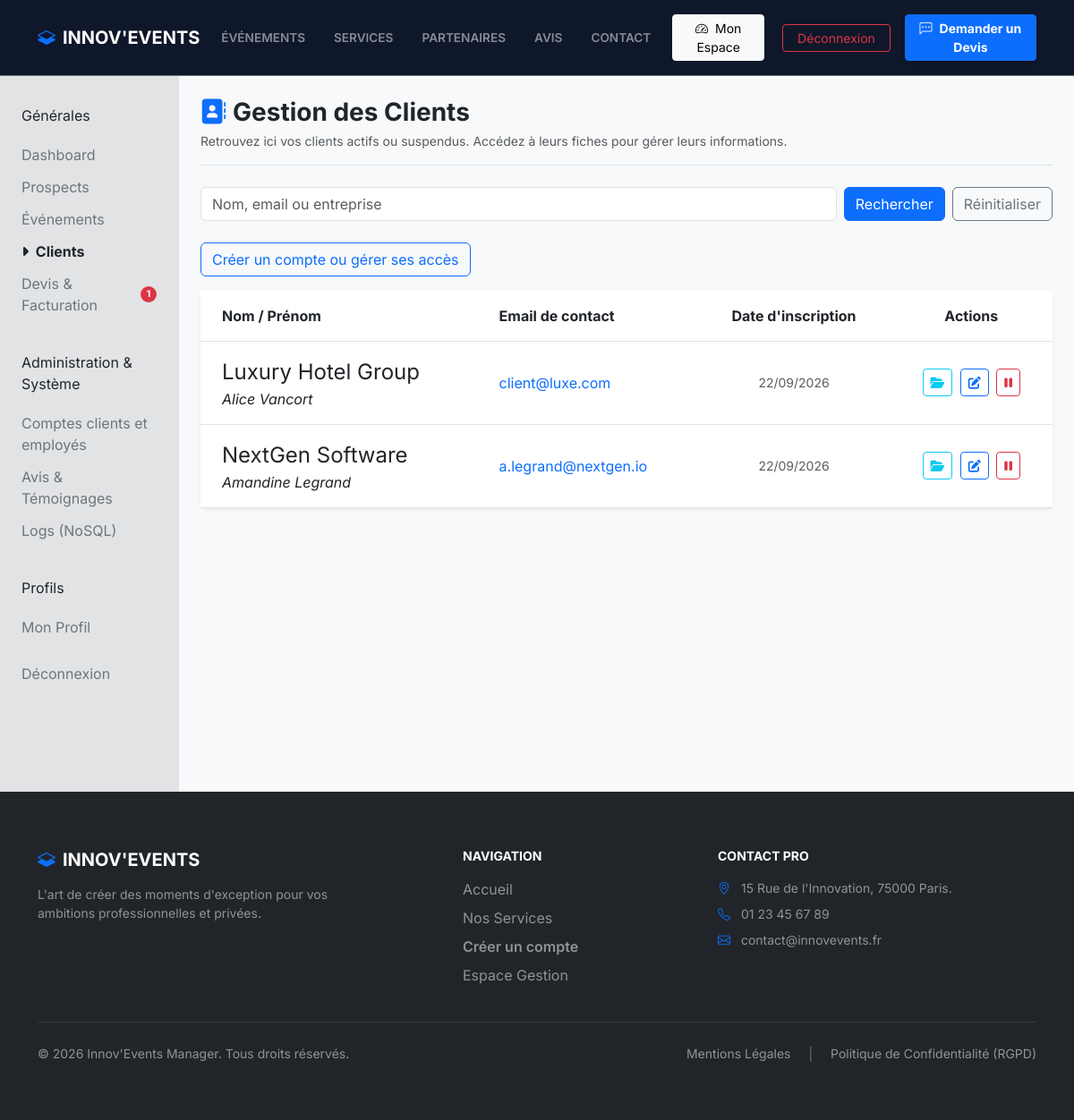
The page /index.php?action=admin_clients (signed in) on the database its author committed.
### tables this page shows
CREATE TABLE users (
id INT AUTO_INCREMENT PRIMARY KEY,
company_id INT NULL,
email VARCHAR(255) NOT NULL UNIQUE,
password VARCHAR(255) NOT NULL,
must_change_password TINYINT(1) NOT NULL DEFAULT 0,
firstname VARCHAR(100) NOT NULL,
lastname VARCHAR(100) NOT NULL,
role VARCHAR(50) NOT NULL DEFAULT 'CLIENT',
is_deleted TINYINT(1) NOT NULL DEFAULT 0,
created_at TIMESTAMP DEFAULT CURRENT_TIMESTAMP,
CONSTRAINT fk_users_company
FOREIGN KEY (company_id) REFERENCES companies(id)
ON DELETE CASCADE ON UPDATE CASCADE
);

CREATE TABLE companies (
id INT AUTO_INCREMENT PRIMARY KEY,
name VARCHAR(255) NOT NULL,
siren VARCHAR(9) NULL,
address VARCHAR(255) NULL,
postal_code VARCHAR(10) NULL,
city VARCHAR(100) NULL,
created_at TIMESTAMP DEFAULT CURRENT_TIMESTAMP,
updated_at TIMESTAMP DEFAULT CURRENT_TIMESTAMP ON UPDATE CURRENT_TIMESTAMP
);

### src/controllers/AdminClientController.php (called while the page is built, shortened)
<?php
require_once __DIR__ . '/../models/sql/User.php';
class AdminClientController extends BaseController
{
    public function showClientsList(): void
    {
        $userModel = new User();
        $search = is_string($_GET['q'] ?? null) ? trim($_GET['q']) : '';
        $clients = $userModel->findAllClients($search, true);
        require __DIR__ . '/../views/partials/header.php';
        require __DIR__ . '/../views/admin/list_clients.php';
        require __DIR__ . '/../views/partials/footer.php';
    }
}

### src/config/Database.php (called while the page is built, shortened)
<?php
class Database {
    private static $instance = null;
    private function __construct() {
        $host    = 'db';
        $db      = 'innovevents_db';
        $user    = 'root';
        $pass    = 'root_password';
        $charset = 'utf8mb4';
        $dsn = "mysql:host=$host;dbname=$db;charset=$charset";
        try {
            $this->pdo = new PDO($dsn, $user, $pass, [
                PDO::ATTR_ERRMODE => PDO::ERRMODE_EXCEPTION,
                PDO::ATTR_DEFAULT_FETCH_MODE => PDO::FETCH_ASSOC,
                PDO::ATTR_EMULATE_PREPARES => false
            ]);
        } catch (\PDOException $e) {
            error_log("Database connection failure: " . $e->getMessage());
            die("Erreur de connexion à la base de données. Veuillez réessayer plus tard.");
        }
    }
    public static function getInstance() {
        if (self::$instance === null) {
            self::$instance = new Database();
        }
        return self::$instance->pdo;
    }
}

### src/models/sql/User.php (called while the page is built, shortened)
<?php
require_once __DIR__ . '/../../config/Database.php';
class User
{
    private $db;
    public function __construct()
    {
        $this->db = Database::getInstance();
    }
    public function findAllClients(string $search = '', bool $includeSuspended = false): array
    {
        try {
            $req = "
                SELECT u.*, c.name AS company_name
                FROM users u
                LEFT JOIN companies c ON u.company_id = c.id
                WHERE u.role = 'CLIENT'
                  AND (:include_suspended = 1 OR u.is_deleted = 0)
                  AND (CONCAT(u.firstname, ' ', u.lastname, ' ', u.email, ' ', COALESCE(c.name, '')) LIKE :search)
                ORDER BY u.created_at DESC
            ";
            $stmt = $this->db->prepare($req);
            $stmt->execute([':include_suspended' => (int)$includeSuspended, ':search' => '%' . $search . '%']);
            return $stmt->fetchAll(PDO::FETCH_ASSOC);
        } catch (\PDOException $e) {
            error_log("Erreur lors de la récupération des clients : " . $e->getMessage());
            return [];
        }
    }
}

### src/views/admin/list_clients.php (the view, shortened to what this page needs)
<div class="container-fluid bg-light min-vh-100">
    <div class="row">
        <?php require __DIR__ . '/../partials/sidebar.php'; ?>
        <main class="col-md-9 ms-sm-auto col-lg-10 px-md-4 py-4">
            <div class="d-flex justify-content-between align-items-center mb-4 border-bottom pb-3">
                <div>
                    <h1 class="h3 fw-bold text-dark mb-1">
                        <i class="fa-solid fa-address-book text-primary me-2" aria-hidden="true"></i>Gestion des Clients
                    </h1>
                    <p class="text-muted small mb-0">
                        Retrouvez ici vos clients actifs ou suspendus. Accédez à leurs fiches pour gérer leurs informations.
                    </p>
                </div>
            </div>
            <form method="get" action="index.php" class="d-flex gap-2 mb-4" role="search">
                <input type="search" name="q" id="client-search" class="form-control" placeholder="Nom, email ou entreprise" value="<?= htmlspecialchars($search, ENT_QUOTES, 'UTF-8') ?>">
                <button class="btn btn-primary" type="submit">Rechercher</button>
                <a class="btn btn-outline-secondary" href="index.php?action=admin_clients">Réinitialiser</a>
            </form>
            <?php if (($_SESSION['user_role'] ?? '') === 'ADMIN'): ?>
                <a class="btn btn-outline-primary mb-3" href="index.php?action=admin_accounts">Créer un compte ou gérer ses accès</a>
            <?php endif; ?>
            <div class="card border-0 shadow-sm rounded-3">
                <div class="card-body p-0">
                    <div class="table-responsive">
                        <table class="table table-hover align-middle mb-0" aria-label="Liste de vos clients">
                            <thead style="background-color: #0F172A; color: white;">
                            <tr>
                                <th scope="col" class="py-3 px-4">Nom / Prénom</th>
                                <th scope="col" class="py-3 px-4">Email de contact</th>
                                <th scope="col" class="py-3 px-4 text-center">Date d'inscription</th>
                                <th scope="col" class="py-3 px-4 text-center">Actions</th>
                            </tr>
                            </thead>
                            <tbody>
                            <?php if (empty($clients)): ?>
                                <tr>
                                    <td colspan="4" class="text-center py-5 text-muted">
                                        Aucun client ne correspond à votre recherche.
                                    </td>
                                </tr>
                            <?php else: ?>
                                <?php foreach ($clients as $client): ?>
                                    <tr>
                                        <td class="px-4 py-3 text-dark">
                                            <div class="fs-4"><?= htmlspecialchars($client['company_name'] ?? '', ENT_QUOTES, 'UTF-8') ?></div>
                                            <div class="fst-italic"><?= htmlspecialchars($client['firstname'] . ' ' . $client['lastname'], ENT_QUOTES, 'UTF-8') ?></div>
                                        </td>
                                        <td class="px-4 py-3 text-muted">
                                            <a href="mailto:<?= htmlspecialchars($client['email'], ENT_QUOTES, 'UTF-8') ?>" class="text-decoration-none" aria-label="Envoyer un email à <?= htmlspecialchars($client['firstname'], ENT_QUOTES, 'UTF-8') ?>">
                                                <?= htmlspecialchars($client['email'], ENT_QUOTES, 'UTF-8') ?>
                                            </a>
                                        </td>
                                        <td class="px-4 py-3 text-center small text-muted">
                                            <?= date('d/m/Y', strtotime($client['created_at'] ?? 'now')) ?>
                                        </td>
                                        <td class="px-4 py-3 text-center">
                                            <a href="index.php?action=view_client&id=<?= (int)$client['id'] ?>" class="btn btn-sm btn-outline-info me-1" title="Voir le dossier" aria-label="Consulter le dossier">
                                                <i class="fa-solid fa-folder-open" aria-hidden="true"></i>
                                            </a>
                                            <?php if (($_SESSION['user_role'] ?? '') === 'ADMIN' && !$client['is_deleted']): ?>
                                            <a href="index.php?action=edit_client&id=<?= (int)$client['id'] ?>" class="btn btn-sm btn-outline-primary me-1" title="Éditer le client" aria-label="Éditer le profil de <?= htmlspecialchars($client['firstname'], ENT_QUOTES, 'UTF-8') ?>">
                                                <i class="fa-solid fa-pen-to-square" aria-hidden="true"></i>
                                            </a>
                                            <?php endif; ?>
                                            <?php if (($_SESSION['user_role'] ?? '') === 'ADMIN' && !$client['is_deleted']): ?>
                                            <form action="index.php?action=delete_client" method="POST" class="d-inline" onsubmit="return confirm('Suspendre l’accès de ce client ? Ses dossiers seront conservés.');">
                                                <button type="submit" class="btn btn-sm btn-outline-danger" title="Suspendre le client" aria-label="Suspendre le client <?= htmlspecialchars($client['firstname'], ENT_QUOTES, 'UTF-8') ?>">
                                                    <i class="fa-solid fa-pause" aria-hidden="true"></i>
                                                </button>
                                            </form>
                                            <?php endif; ?>
                                        </td>
                                    </tr>
                                <?php endforeach; ?>
                            <?php endif; ?>
                            </tbody>
                        </table>
                    </div>
                </div>
            </div>
        </main>
    </div>
</div>

### public/css/style.css (style rules this page uses)
body { font-family: 'Inter', system-ui, -apple-system, sans-serif !important; color: #475569 !important; }

### rows shown on the page
users: company.name "Luxury Hotel Group", firstname+lastname "Alice Vancort", email "client@luxe.com", created_at "22/09/2026"
users: company.name "NextGen Software", firstname+lastname "Amandine Legrand", email "a.legrand@nextgen.io", created_at "22/09/2026"

### other values the page prints
$sectionTitle "Générales"
$item['label'] "Dashboard"
$item['label'] "Prospects"
$item['label'] "Événements"
$item['label'] "Clients"
$item['label'] "Devis & Facturation"
$badge "1"
$sectionTitle "Administration & Système"
$item['label'] "Comptes clients et employés"
$item['label'] "Avis & Témoignages"
$item['label'] "Logs (NoSQL)"
$sectionTitle "Profils"
$item['label'] "Mon Profil"
$item['label'] "Déconnexion"
